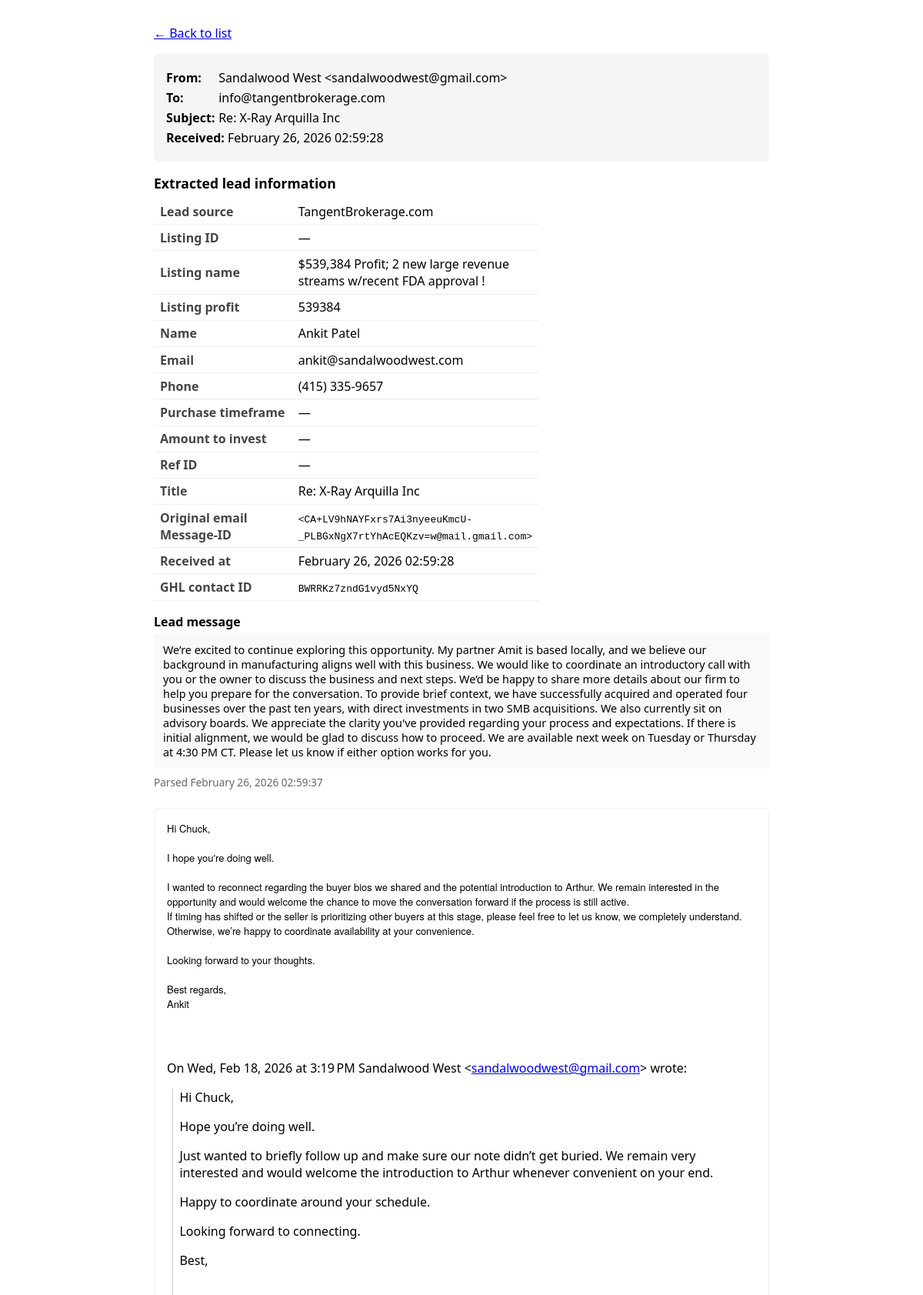
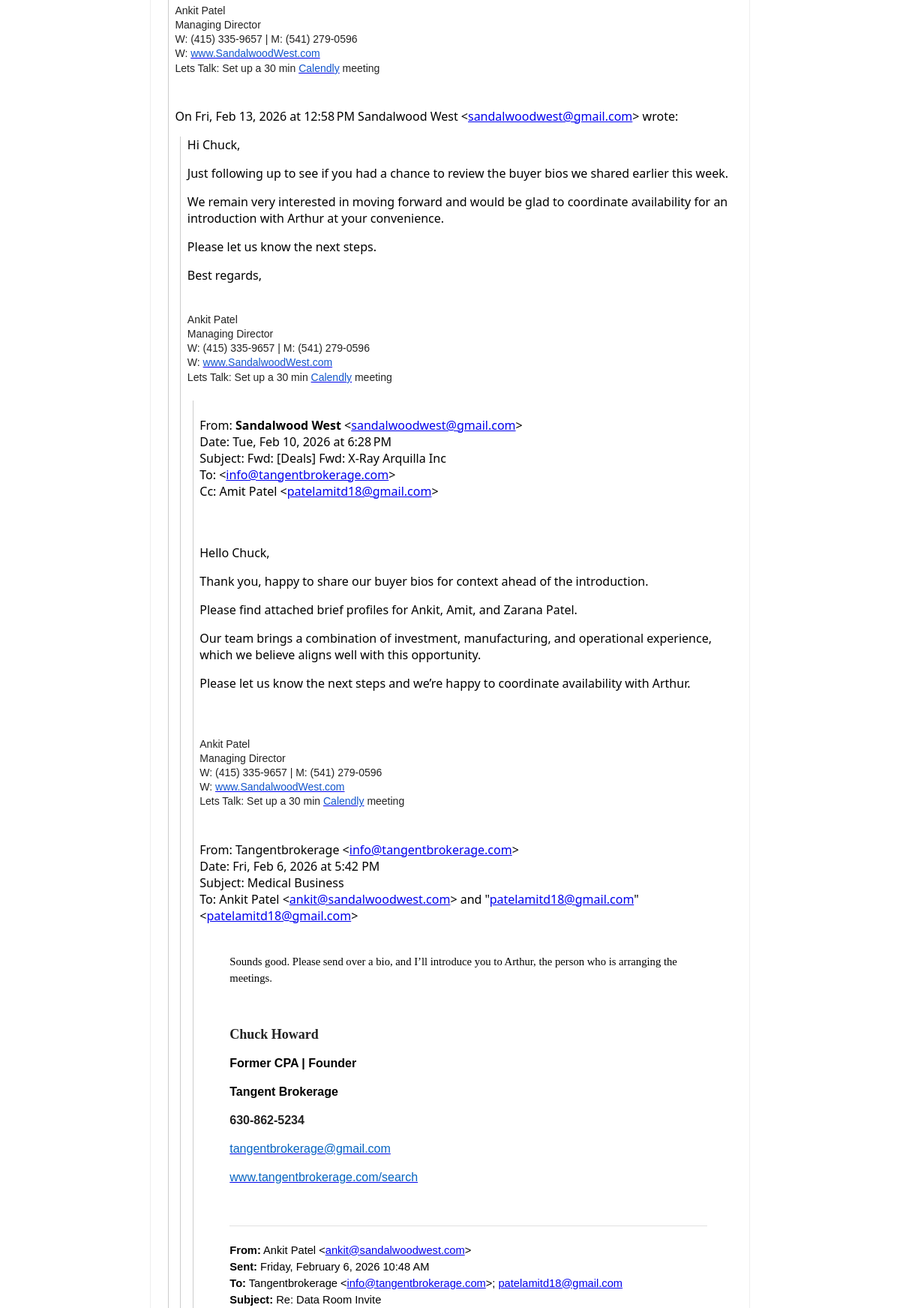
The app's page /inbound/emails/94/ (upper part) with its own data (2 pictures, top to bottom).
### inbound/models.py (models this page shows, shortened)
class InboundEmail(models.Model):
    from_address = models.CharField(max_length=512)
    to_address = models.TextField(blank=True)
    cc = models.TextField(blank=True)
    subject = models.CharField(max_length=1024, blank=True)
    text_body = models.TextField(blank=True)
    html_body = models.TextField(blank=True)
    envelope = models.JSONField(default=dict, blank=True)
    attachment_info = models.JSONField(default=list, blank=True)  # names, sizes, types
    received_at = models.DateTimeField(auto_now_add=True)
    original_email_message_id = models.CharField(max_length=512, blank=True)  # Message-ID
    lead_source = models.CharField(max_length=128, blank=True)  # BizBuySell / TangentBrokerage.com / BusinessesforSale.com
    listing_id = models.CharField(max_length=255, blank=True)
    listing_name = models.CharField(max_length=512, blank=True)
    listing_profit = models.DecimalField(max_digits=18, decimal_places=2, null=True, blank=True)  # number
    name = models.CharField(max_length=255, blank=True)
    email = models.EmailField(blank=True)
    phone = models.CharField(max_length=64, blank=True)
    purchase_timeframe = models.CharField(max_length=255, blank=True)
    amount_to_invest = models.CharField(max_length=255, blank=True)
    lead_message = models.TextField(blank=True)
    ref_id = models.CharField(max_length=128, blank=True)  # Your Ref ID#
    email_title = models.CharField(max_length=512, blank=True)  # same as subject
    time_horizon = models.CharField(max_length=255, blank=True)  # legacy
    parsed_at = models.DateTimeField(null=True, blank=True)
    raw_parsed = models.JSONField(default=dict, blank=True)
    ghl_contact_id = models.CharField(max_length=64, blank=True)
    class Meta:
        ordering = ['-received_at']
        verbose_name = 'Inbound Email'
        verbose_name_plural = 'Inbound Emails'

### inbound/views.py (the view)
# urls.py: path('emails/<int:pk>/', views.email_detail, name='email_detail'),
def email_detail(request, pk):
    email = get_object_or_404(InboundEmail, pk=pk)
    return render(request, 'inbound/email_detail.html', {'email': email})

### inbound/templates/inbound/email_detail.html (shortened to what this page needs)
<!DOCTYPE html>
<html lang="en">
<head>
</head>
<body>
    <a href="{% url 'inbound:email_list' %}" class="back">← Back to list</a>
    <div class="meta">
        <p><strong>From:</strong> {{ email.from_address }}</p>
        <p><strong>To:</strong> {{ email.to_address }}</p>
        <p><strong>Subject:</strong> {{ email.subject|default:"(no subject)" }}</p>
        <p><strong>Received:</strong> {{ email.received_at|date:"F j, Y H:i:s" }}</p>
    </div>
    {% if email.parsed_at %}
    <div class="parsed section">
        <h2>Extracted lead information</h2>
        <table class="parsed-table">
            <tr><th>Lead source</th><td>{{ email.lead_source|default:"—" }}</td></tr>
            <tr><th>Listing ID</th><td>{{ email.listing_id|default:"—" }}</td></tr>
            <tr><th>Listing name</th><td>{{ email.listing_name|default:"—" }}</td></tr>
            <tr><th>Listing profit</th><td>{% if email.listing_profit is not None %}{{ email.listing_profit|floatformat:0 }}{% else %}—{% endif %}</td></tr>
            <tr><th>Name</th><td>{{ email.name|default:"—" }}</td></tr>
            <tr><th>Email</th><td>{{ email.email|default:"—" }}</td></tr>
            <tr><th>Phone</th><td>{{ email.phone|default:"—" }}</td></tr>
            <tr><th>Purchase timeframe</th><td>{{ email.purchase_timeframe|default:"—" }}</td></tr>
            <tr><th>Amount to invest</th><td>{{ email.amount_to_invest|default:"—" }}</td></tr>
            <tr><th>Ref ID</th><td>{{ email.ref_id|default:"—" }}</td></tr>
            <tr><th>Title</th><td>{{ email.email_title|default:"—" }}</td></tr>
            <tr><th>Original email Message-ID</th><td><code>{{ email.original_email_message_id|default:"—" }}</code></td></tr>
            <tr><th>Received at</th><td>{{ email.received_at|date:"F j, Y H:i:s" }}</td></tr>
            {% if email.ghl_contact_id %}<tr><th>GHL contact ID</th><td><code>{{ email.ghl_contact_id }}</code></td></tr>{% endif %}
        </table>
        {% if email.lead_message %}
        <div class="lead-message">
            <strong>Lead message</strong>
            <pre class="lead-message-text">{{ email.lead_message }}</pre>
        </div>
        {% endif %}
        <p class="parsed-at">Parsed {{ email.parsed_at|date:"F j, Y H:i:s" }}</p>
    </div>
    {% endif %}
    <div class="body {% if email.html_body %}html{% endif %}">
        {% if email.html_body %}
            {{ email.html_body|safe }}
        {% elif email.text_body %}
            <pre style="white-space: pre-wrap; font-family: inherit; margin: 0;">{{ email.text_body }}</pre>
        {% else %}
            <em>No body content.</em>
        {% endif %}
    </div>
</body>
</html>

### inbound/templates/inbound/email_detail.html (style rules this page uses)
body { font-family: system-ui, sans-serif; max-width: 800px; margin: 2rem auto; padding: 0 1rem; }
.meta { background: #f5f5f5; padding: 1rem; border-radius: 6px; margin-bottom: 1rem; }
.meta p { margin: 0.25rem 0; }
.meta strong { display: inline-block; min-width: 4rem; }
.body { border: 1px solid #eee; padding: 1rem; border-radius: 6px; min-height: 100px; }
.body.html { background: #fff; }
.back { display: inline-block; margin-bottom: 1rem; }
.parsed.section { margin-bottom: 1.5rem; }
.parsed.section h2 { font-size: 1.1rem; margin-bottom: 0.5rem; }
.parsed-table { width: 100%; max-width: 500px; border-collapse: collapse; }
.parsed-table th, .parsed-table td { padding: 0.35rem 0.5rem; border-bottom: 1px solid #eee; text-align: left; }
.parsed-table th { font-weight: 600; color: #444; width: 40%; }
.parsed-at { font-size: 0.85rem; color: #666; margin-top: 0.5rem; }
.lead-message { margin-top: 1rem; }
.lead-message-text { white-space: pre-wrap; font-family: inherit; font-size: 0.9rem; margin: 0.25rem 0 0; padding: 0.75rem; background: #f9f9f9; border-radius: 4px; max-height: 300px; overflow-y: auto; }

### records on screen
InboundEmail: from_address "Sandalwood West <sandalwoodwest@gmail.com>", to_address "info@tangentbrokerage.com", subject "Re: X-Ray Arquilla Inc", received_at "February 26, 2026 02:59:28", lead_source "TangentBrokerage.com", listing_id "—", listing_name "$539,384 Profit; 2 new large revenue streams w/recent FDA approval !", listing_profit "539384", name "Ankit Patel", email "ankit@sandalwoodwest.com", phone "(415) 335-9657", purchase_timeframe "—", amount_to_invest "—", ref_id "—", email_title "Re: X-Ray Arquilla Inc", original_email_message_id "<CA+LV9hNAYFxrs7Ai3nyeeuKmcU-_PLBGxNgX7rtYhAcEQKzv=w@mail.gmail.com>", ghl_contact_id "BWRRKz7zndG1vyd5NxYQ", lead_message "We’re excited to continue exploring this opportunity. My partner Amit is based locally, and we believe our background in manufacturing aligns well with this business. We would like to coordinate an introductory call with you or the owner to discuss the business and next steps. We’d be happy to share more details about our firm to help you prepare for the conversation. To provide brief context, we have successfully acquired and operated four businesses over the past ten years, with direct investments in two SMB acquisitions. We also currently sit on advisory boards. We appreciate the clarity you've provided regarding your process and expectations. If there is initial alignment, we would be…", parsed_at "February 26, 2026 02:59:37", html_body "Hi Chuck, I hope you're doing well. I wanted to reconnect regarding the buyer bios we shared and the potential introduction to Arthur. We remain interested in the opportunity and would welcome the chance to move the conversation forward if the process is still active. If timing has shifted or the seller is prioritizing other buyers at this stage, please feel free to let us know, we completely understand. Otherwise, we’re happy to coordinate availability at your convenience. Looking forward to your thoughts. Best regards, Ankit On Wed, Feb 18, 2026 at 3:19 PM Sandalwood West < sandalwoodwest@gmail.com > wrote: Hi Chuck, Hope you’re doing well. Just wanted to briefly follow up and make sure…"
